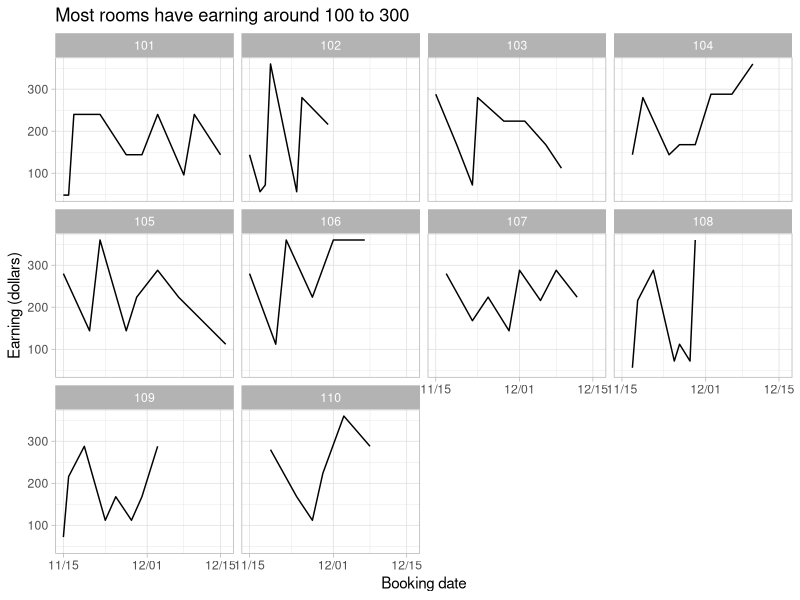
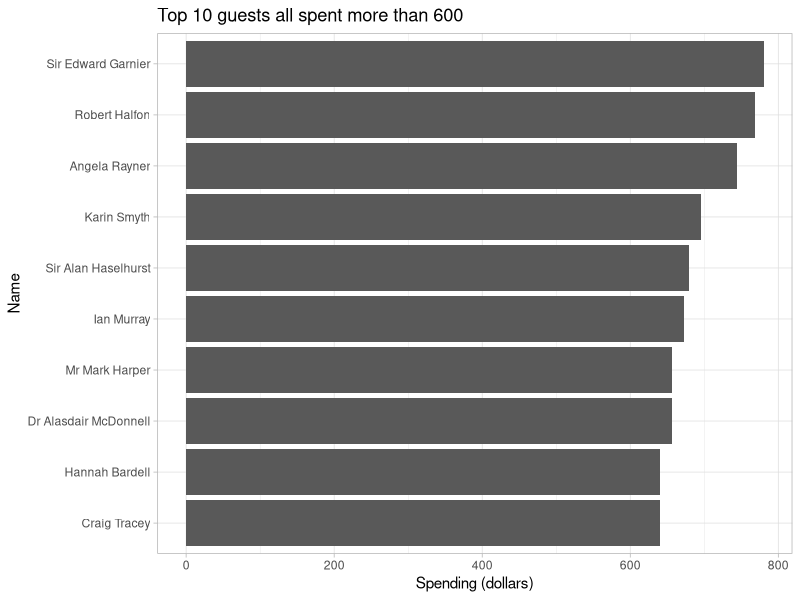

Recreate these plots in R, in order.
# HW7: Relational data
#'
# In this exercise, you will familiarize yourself with
# relational data and its manipulation.
#'
# Throughout the exercise:
#    - Use `theme_light()` for the plots.
#    - Do not change the default position of the plot title.
#    - Do not print the plot.
#'
# In this exercise, you have to recreate the figures found at
# the left of the instructions.
# We suggest functions you can use to create the plots, but
# you are free to use the method you are the most comfortable with.
# Make sure that the figures look exactly like the ones you are supposed to create.
#'
# 1. Load the `tidyverse`, `readr`, and `lubridate` packages.
#    Use the function `read_csv()` to read the dataset
#    `booking.csv`, `guest.csv`, `rate.csv`, and `room.csv`
#    from path `data/guest_house/`.
#    Store the corresponding dataframe into a tibble
#    `booking`, `guest`, `rate`, and `room`.
## Do not modify this line!
library(tidyverse)
library(readr)
library(lubridate)
booking <- read_csv("data/guest_house/booking.csv")
guest <- read_csv("data/guest_house/guest.csv")
rate <- read_csv("data/guest_house/rate.csv")
room <- read_csv("data/guest_house/room.csv")


# 2. Create a tibble `room_earning` from table `booking` and `rate`
#    using `left_join()`.
#    For each `booking_date` and `room_no`, there should be a column
#    `earning` containing the earning of this room.
#    The column `booking_date` should be class `"Date"`.
#    To do that, you can use:
#    - `left_join()` to join tables `booking` and `rate`.
#      Note that you should join by two columns.
#    - `mutate()` to create a new column `earning` that
#      is the multiplication of `nights` and `amount`.
#    - `mdy()` to transform the `booking_date` to class `"Date"`.
#    - `arrange()` to order the tibble.
#    - `select()` to select the columns.
#    The first rows of its print should be :
#    # A tibble: 347 x 5
#      booking_date room_no guest_id nights earning
#      <date>         <dbl>    <dbl>  <dbl>   <dbl>
#    1 2016-11-03       101     1027      7     336
#    2 2016-11-03       102     1179      2     112
#    3 2016-11-03       103     1106      2     144
#    4 2016-11-03       104     1238      3     168
#    5 2016-11-03       105     1540      7     588
#    6 2016-11-03       106     1021      3     168
#    7 2016-11-03       107     1623      3     168
#    8 2016-11-03       108     1136      1      56
#    9 2016-11-03       109     1585      4     288
#   10 2016-11-03       201     1613      6     288
#    # … with 337 more rows
## Do not modify this line!
room_earning  <- booking %>%
  left_join(rate, by = c("room_type_requested" = "room_type", "occupants" = "occupancy")) %>%
  mutate(earning = nights * amount) %>%
  mutate(booking_date = mdy(booking_date)) %>%
  arrange(booking_date) %>%
  select(booking_date, room_no, guest_id, nights, earning)
room_earning


# 3. Create a tibble `room_earning_filtered` from `room_earning`.
#    This tibble will only have data whose `room_no` is
#    smaller than `200` and `booking_date` between `2016-11-15`
#    and `2019-12-15`(including both).
#    To do that, you can use:
#    - `filter()` to filter the `room_no` that is smaller than
#      `200`.
#    - `filter()` to filter the date.
#    - `mutate()` and `as.character()` to transform the `room_no`
#      from `"numeric"` to `"character"`.
#    The first rows of its print should be :
#    # A tibble: 76 x 5
#      booking_date room_no guest_id nights earning
#      <date>       <chr>      <dbl>  <dbl>   <dbl>
#    1 2016-11-15   101         1344      1      48
#    2 2016-11-15   105         1127      5     280
#    3 2016-11-15   103         1041      4     288
#    4 2016-11-15   109         1624      1      72
#    5 2016-11-15   102         1598      2     144
#    6 2016-11-15   106         1208      5     280
#    7 2016-11-16   101         1185      1      48
#    8 2016-11-16   109         1249      3     216
#    9 2016-11-17   101         1187      5     240
#   10 2016-11-17   104         1477      2     144
#    # … with 66 more rows
## Do not modify this line!
room_earning_filtered <- room_earning %>%
  filter(room_no < 200) %>%
  filter(between(booking_date, as.Date("2016-11-15"), as.Date("2019-12-15"))) %>%
  mutate(room_no = as.character(room_no))
room_earning_filtered


# 4. Plot line plot: the earnings of room by date
#    using `room_earning_filtered`.
#    The x axis should be date labelled as `"Booking Date"`
#    with ticks `"11/15"`, `"12/01"`, `"12/15"`.
#    The y axis should be earning labelled as `"Earning (dollars)"`
#    with ticks `100`, `200`, `300` (default setting).
#    To do that, you can use:
#    - `ggplot()` to initialize a ggplot object. You can set its arguments
#      `data` and `mapping` to plot the `booking_date` and `earning` column
#      of the `room_earning_filtered`.
#      Use `aes` to set parameters `mapping`.
#    - `geom_line()` to plot the line plot.
#    - `scale_x_date()` to set the ticks of x axis to
#      `"11/15"`, `"12/01"`, `"12/15"`.
#    - `labs()` to format the labels such that:
#      - `title = "Most rooms have earning around 100 to 300"`
#      - `x = "Booking date"`
#      - `y = "Earning (dollars)"`
#    - `facet_wrap` to be faceted by `room_no`.
#    - `theme_light()` to set light theme (i.e. a light backgroung).
#    Save the plot into `room_earning_plot`.
## Do not modify this line!
room_earning_plot <- ggplot(data = room_earning_filtered,
                            mapping = aes(x = booking_date,
                                          y = earning)) +
  geom_line() +
  scale_x_date(breaks = as.Date(c("2016-11-15", "2016-12-01", "2016-12-15")), date_labels = "%m/%d") +
  facet_wrap(~ room_no) +
  labs(title = "Most rooms have earning around 100 to 300",
       x = "Booking date",
       y = "Earning (dollars)") +
  theme_light()
room_earning_plot


# 5. Create a tibble `guest_spending` that stores the total spending and
#    total number of nights staying for each guest by their full name
#    from tibble `guest` and `room_earning` using `right_join`.
#    You can use :
#      - `mutate()` and `paste()` to concatenate `first_name` and
#        `last_name` in `guest`.
#      - `right_join()` to join the aforementioned tibble with
#        `room_earning`.
#      - `group_by()` to group by name.
#      - `summarize()` to compute the total spending `spending`
#        and total number of nights staying `nights`.
#      - `ungroup()` to ungroup the tibble.
#      - `top_n()` to select 10 rows with top spendings.
#      - `arrange()` to order the tibble by descending order of
#        total spending.
#      - `fct_reorder()` to set `name` to factor and order the
#        level by ascending order of total spending.
#    The first rows of its print should be :
#    # A tibble: 10 x 3
#      name                  nights spending
#      <fct>                  <dbl>    <dbl>
#    1 Sir Edward Garnier        11      780
#    2 Robert Halfon             10      768
#    3 Angela Rayner             14      744
#    4 Karin Smyth               11      696
#    5 Sir Alan Haselhurst       11      680
## Do not modify this line!
guest_spending <- guest %>%
  right_join(room_earning, by = c("id" = "guest_id")) %>%
  mutate(name = paste(first_name, last_name, sep = " ")) %>%
  group_by(name) %>%
  summarize(nights = sum(nights), spending = sum(earning)) %>%
  ungroup() %>%
  top_n(10) %>%
  arrange(desc(spending)) %>%
  mutate(name = as.factor(fct_reorder(name, spending)))
  
guest_spending


# 6. Plot the bar plot of `spending` by `name` using
#    dataset `guest_spending`.
#    The bars should be horizontal and ordered by total spending
#    from highest (on top of the figure) to lowest.
#    The x axis should be `"Spending (dollars)"` without label
#    with ticks `0`, `200`, `400`, `600`, `800`(default setting).
#    The y axis should be  `"Name"` with ticks
#    `"Sir Edward Garnier"`, `"Robert Halfon"`, `"Angela Rayner"`,
#    ..., `"Craig Tracey"` from top to bottom(default setting).
#    To do that, use:
#    - `ggplot()` to initialize a ggplot object.
#      Set the `date` and `mapping` parameter correctly.
#    - `geom_col()` to plot the box plot.
#    - `coord_flip()` to flip the axises.
#    - `labs()` to format the labels such that:
#      - `title = "Top 10 guests all spent more than 600"`
#      - `y = "Spending (dollars)"`
#      - `x = "Name"`
#    - `theme_light()` to set light theme.
#    Save the plot into `guest_spending_plot`.
## Do not modify this line!
guest_spending_plot <- ggplot(data = guest_spending,
                              mapping = aes(x = name, y = spending)) +
  geom_col() +
  coord_flip() +
  labs(title = "Top 10 guests all spent more than 600",
       x = "Name",
       y = "Spending (dollars)") +
  theme_light()
guest_spending_plot


